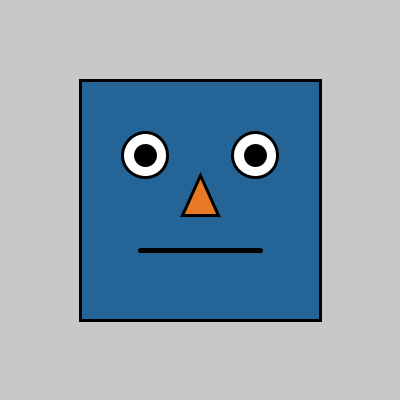
Frame 1 (no input)
Frame 60 (the mouse pressed at the canvas centre just before this capture): identical to frame 1, image omitted
Frame 120 (the mouse held since frame 60 and released just before this capture): identical to frame 1, image omitted

The Processing sketch that drew this single still picture (run headless with seeded random() and noise(); from frame 60 on, the mouse is pressed at the canvas centre):

// Processing sketch: robot_processing
// ── robot_processing.pde
 void setup(){
   size(400,400);
 }
 void draw(){
   background(200);
   stroke(0);//color
   strokeWeight(3);//grozor
   //cabeza
   fill(36,100,151);//color azul
   rect(80,80,240,240);//x,y,ancho,alto
   //ojos
   fill(255);//color blanco
   circle(145,155,45);//ojo izquierdo;xcentro,ycentro,diamentro
   circle(255,155,45);
   //pupilas
   fill(0);
   circle(145,155,20);//pupila izquierda
   circle(255,155,20);
   //nariz
   fill(232,120,35);
   triangle(200,175,182,215,218,215);//x1,y1,x2,y2,x3,y3
   strokeWeight(5);
   line(140,250,260,250);//x1,y1,x2,y2
   }
    
   
   
